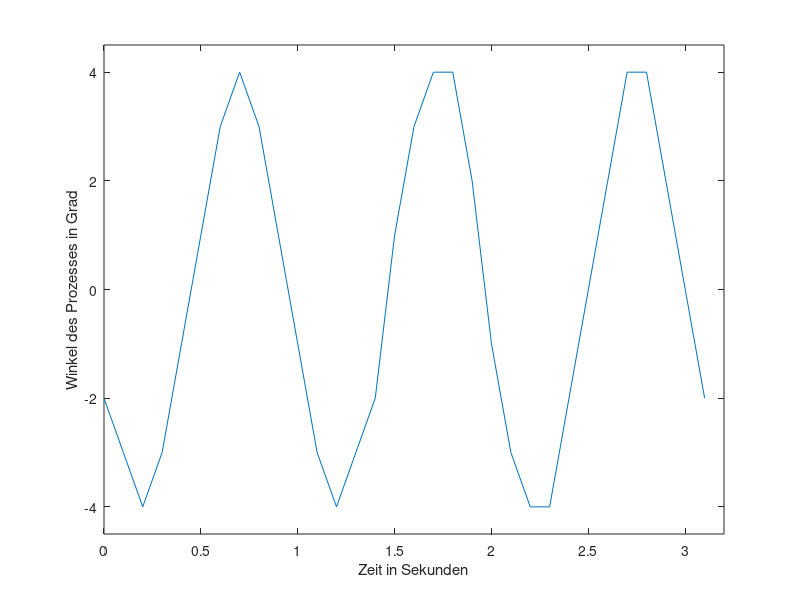

MATLAB code for this plot:
data = [-2 -3 -4 -3 -1 1 3 4 3 1 -1 -3 -4 -3 -2 1 3 4 4 2 -1 -3 -4 -4 -2 0 2 4 4 2 0 -2]; % Recorded from the php page
timeintervals = 0:0.1:3.1;
plot(timeintervals, data);
xlabel('Zeit in Sekunden');
ylabel('Winkel des Prozesses in Grad');
axis([0 3.2 -4.5 4.5]);
print('unbekannterprozess.png','-dpng');
